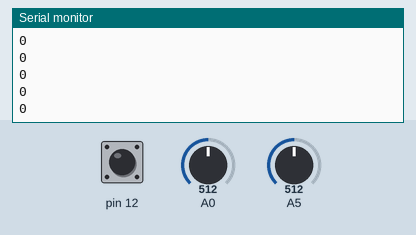
Recording of a sketch running on a simulated Arduino Uno, built with avr-gcc and run on an emulated ATmega328P. On the bench: the last lines printed to the serial monitor. The inputs (shaded band) are chosen by the test bench; at power-on: A0 = 512, A5 = 512, pin 12 HIGH.

Above: at 1.2 s.
1.3 s: A0 set to 539
At 2.0 s:
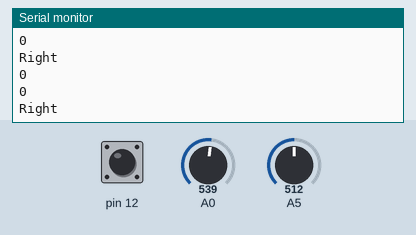
2.8 s: A5 set to 529
At 3.9 s:
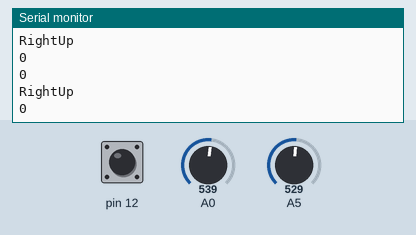

The sketch:

02.ino
```cpp
//const int swPin = 12;
//const int VrxPin = A5;
//const int VryPin = A0;

//int xDirection = 0;
//int yDirection = 0;
//int switchState = 1;

void setup() {
  Serial.begin(9600);
  pinMode(12, INPUT_PULLUP);
}

void loop() {
  int xVal = analogRead(A0);// vY腳位
  int yVal = analogRead(A5);// vX腳位
  int swVal = digitalRead(12);

  Serial.println(joystick_direct(xVal,yVal));
  Serial.println(is_click_sw(swVal));
  Serial.println(is_this_direct(xVal,yVal,"Up"));

}

bool is_this_direct(int xVal,int yVal,String direct){
  return direct == joystick_direct(xVal,yVal);
}

String joystick_direct(int xVal,int yVal){
  String xDirect = "";
  String yDirect = "";

  if (xVal < 480) {
    xDirect="Left";
  } else if (xVal > 520) {
    xDirect="Right";
  }

  if (yVal < 480) {
    yDirect ="Down";
  } else if (yVal > 520) {
    yDirect ="Up";
  }

  return xDirect+yDirect;
}

bool is_click_sw(int swVal){
  return !swVal;
}
```

Measured:
- the behaviour switches between 520 and 521 on A0 (found by bisection; images 0 and 1)
- the behaviour switches between 520 and 521 on A5 (found by bisection; images 1 and 2)
- after the input at 1.3 s, the serial monitor: prints a new line after 0.07 s (image 1)
- after the input at 2.8 s, the serial monitor: prints a new line after 0.07 s (image 2)
